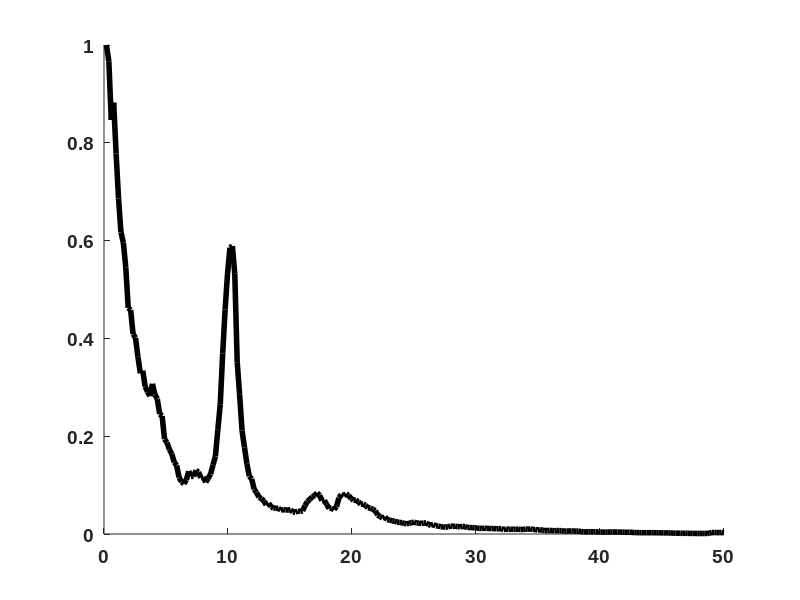

Recreate this plot in MATLAB. (Note: this script raises an error after producing the figure.)
clc;clear;close all;
% 算法流程示意图  [debug]
load process_data.mat freq spt

freq = freq(2:257); spt = spt(2:257);

% a. Noralization
sptN = spt./max(spt);
plot(freq,sptN,'linewidth',4,'color','black')
set(gca,'fontName','Arial','fontSize',14,'Box','off','fontWeight','bold')

% b. PC detection
[pks,fma,fw] = findpeaks(sptN,freq,'minpeakwidth',0.9,'minpeakheight',0.07,'minpeakprominence',0.025);
[vlys,fmi] = findpeaks(-sptN,freq,'minpeakwidth',0.85,'minpeakheight',-0.8,'minpeakprominence',0.025,'npeaks',length(pks));

plot(freq,sptN,'linewidth',4,'color','black')
set(gca,'fontName','Arial','fontSize',14,'Box','off','fontWeight','bold','xtick',[],'ytick',[])
hold on
plot(fma,pks,'v','linewidth',4,'markerfacecolor','r');
plot(fmi,-vlys,'^','linewidth',4,'markerfacecolor','blue','MarkerEdgeColor','blue');
legend({'Spectrum','Peaks','Valleys'});

% c. initialfit fit
plot(freq,psd_real,'linewidth',4,'color','black')
set(gca,'fontName','Arial','fontSize',14,'Box','off','fontWeight','bold','xtick',[],'ytick',[])
hold on
plot(freq,sigk_ini(:,1),'linewidth',3,'color','#EDB120')
plot(freq,sigk_ini(:,2),'linewidth',3,'color','green')
plot(freq,sigk_ini(:,3),'linewidth',3,'color','blue')
plot(freq,sigk_ini(:,4),'linewidth',3,'color','#4DBEEE')

% d. E step
plot(freq,psd_real,'linewidth',4,'color','black')
set(gca,'fontName','Arial','fontSize',14,'Box','off','fontWeight','bold','xtick',[],'ytick',[])
hold on
plot(freq,sigk_sdo(:,1),'linewidth',3,'color','#EDB120')
plot(freq,sigk_sdo(:,2),'linewidth',3,'color','green')
plot(freq,sigk_sdo(:,3),'linewidth',3,'color','blue')
plot(freq,sigk_sdo(:,4),'linewidth',3,'color','#4DBEEE')


% e. M step
plot(freq,sigk_sdo(:,1),'linewidth',3,'color','#EDB120','LineStyle','--')
set(gca,'fontName','Arial','fontSize',14,'Box','off','fontWeight','bold','xtick',[],'ytick',[])
hold on
plot(freq,sigk_up(:,1),'linewidth',1,'color','red')

% f. end of fitting
plot(freq,spt,'linewidth',4,'color','black')
set(gca,'fontName','Arial','fontSize',14,'Box','off','fontWeight','bold','xtick',[],'ytick',[])
hold on
plot(freq,components(:,1),'linewidth',3,'color','#EDB120')
plot(freq,components(:,2),'linewidth',3,'color','green')
plot(freq,components(:,3),'linewidth',3,'color','blue')
plot(freq,components(:,4),'linewidth',3,'color','#4DBEEE')

% [psd_ftd,components] = scmem_unim(freq,spt,[0 0 0]);